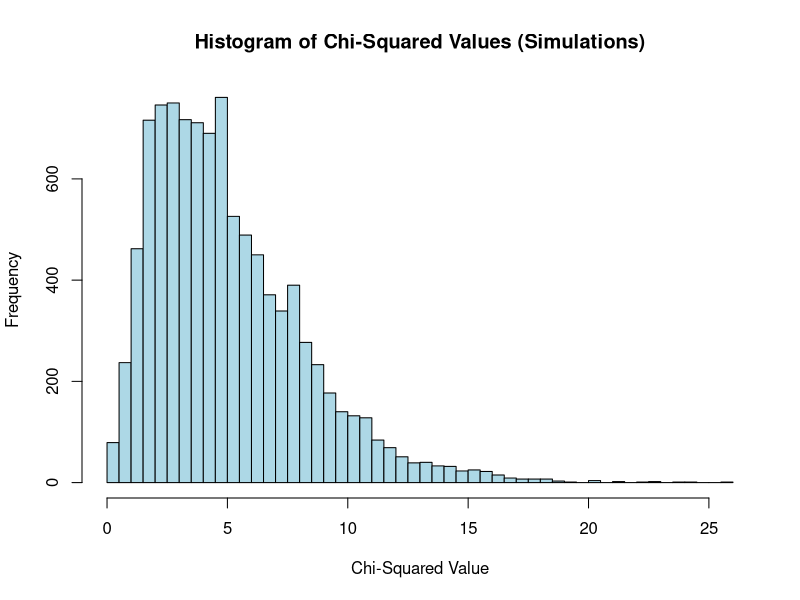

The R script that drew this image:
n_simulations <- 10000
n_rolls <- 100

chi_squared_values <- numeric(n_simulations)

for (i in 1:n_simulations) {
  sample_rolls <- sample(1:6, n_rolls, replace = TRUE)
  
  observed_counts <- table(factor(sample_rolls, levels = 1:6))
  
  expected_count <- n_rolls / 6
  
  chi_squared_values[i] <- sum((observed_counts - expected_count)^2 / expected_count)
}

hist(chi_squared_values, main = "Histogram of Chi-Squared Values (Simulations)",
     xlab = "Chi-Squared Value", col = "lightblue", breaks = 50)

observed_chi_squared <- 11.24
p_value <- mean(chi_squared_values >= observed_chi_squared)

cat("Proportion of samples with chi-squared value at least as large as the observed:", p_value, "\n")

